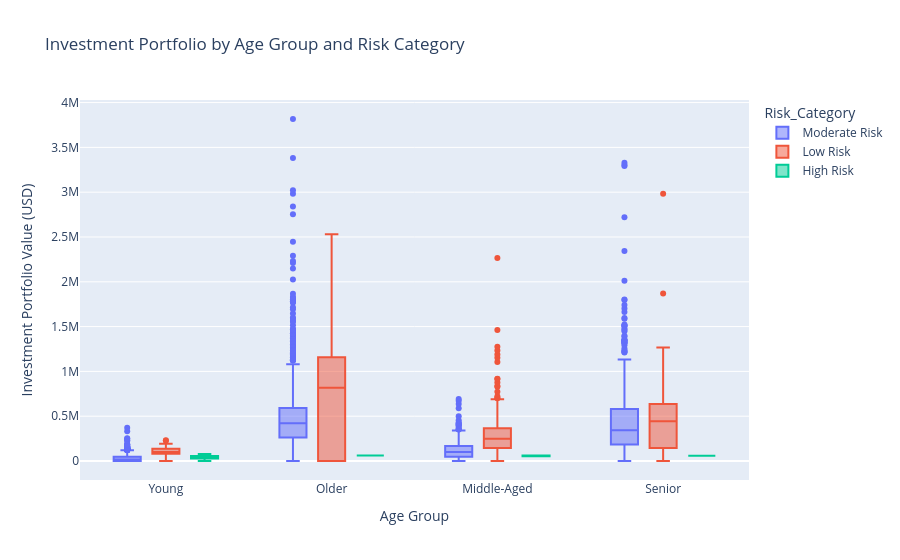

Source (notebook cell):
### Markdown cell above
<div style="
    margin:30px 0 20px 0;
    padding:0 0 12px 0;
    border-bottom:2px solid #2563eb;">
  <h3 style="
        margin:0;
        color:#0f172a;
        font-size:15px;
        font-weight:700;
        line-height:1.5;
    ">
        📊 Question 4: How does investment portfolio value vary across age groups and risk categories?
</h3>
</div>

### Code cell
fig = px.box(
    df,
    x='Age_Group',
    y='Investment_Portfolio_Usd',
    color='Risk_Category',
    title='Investment Portfolio by Age Group and Risk Category',
    labels={'Age_Group': 'Age Group', 'Investment_Portfolio_Usd': 'Investment Portfolio Value (USD)'}
)

fig.show()

### Figure 1 — Plotly figure (JSON) as saved in the notebook; plotly's stock layout.template omitted (floating-point values rounded to 4 significant figures; data arrays with more than 128 entries replaced by an {"elided": "..."} marker saying what was removed)
{"data": [{"alignmentgroup": "True", "hovertemplate": "Risk_Category=Moderate Risk<br>Age Group=%{x}<br>Investment Portfolio Value (USD)=%{y}<extra></extra>", "legendgroup": "Moderate Risk", "marker": {"color": "#636efa"}, "name": "Moderate Risk", "notched": false, "offsetgroup": "Moderate Risk", "orientation": "v", "showlegend": true, "type": "box", "x": {"elided": "3908 str values"}, "x0": " ", "xaxis": "x", "y": {"elided": "3908 float values"}, "y0": " ", "yaxis": "y"}, {"alignmentgroup": "True", "hovertemplate": "Risk_Category=Low Risk<br>Age Group=%{x}<br>Investment Portfolio Value (USD)=%{y}<extra></extra>", "legendgroup": "Low Risk", "marker": {"color": "#EF553B"}, "name": "Low Risk", "notched": false, "offsetgroup": "Low Risk", "orientation": "v", "showlegend": true, "type": "box", "x": {"elided": "1064 str values"}, "x0": " ", "xaxis": "x", "y": {"elided": "1064 float values"}, "y0": " ", "yaxis": "y"}, {"alignmentgroup": "True", "hovertemplate": "Risk_Category=High Risk<br>Age Group=%{x}<br>Investment Portfolio Value (USD)=%{y}<extra></extra>", "legendgroup": "High Risk", "marker": {"color": "#00cc96"}, "name": "High Risk", "notched": false, "offsetgroup": "High Risk", "orientation": "v", "showlegend": true, "type": "box", "x": ["Young", "Middle-Aged", "Young", "Young", "Young", "Young", "Young", "Young", "Young", "Young", "Young", "Young", "Young", "Young", "Young", "Young", "Young", "Young", "Young", "Young", "Young", "Young", "Young", "Young", "Senior", "Middle-Aged", "Young", "Older"], "x0": " ", "xaxis": "x", "y": [28900.0, 62620.0, 44240.0, 47650.0, 54780.0, 29020.0, 59120.0, 32300.0, 63010.0, 60880.0, 26760.0, 68320.0, 32620.0, 45610.0, 30460.0, 20950.0, 34370.0, 77220.0, 39800.0, 61190.0, 0.0, 35130.0, 25940.0, 0.0, 59870.0, 53920.0, 17350.0, 62400.0], "y0": " ", "yaxis": "y"}], "layout": {"boxmode": "group", "legend": {"title": {"text": "Risk_Category"}, "tracegroupgap": 0}, "title": {"text": "Investment Portfolio by Age Group and Risk Category"}, "xaxis": {"anchor": "y", "domain": [0, 1], "title": {"text": "Age Group"}}, "yaxis": {"anchor": "x", "domain": [0, 1], "title": {"text": "Investment Portfolio Value (USD)"}}}}
